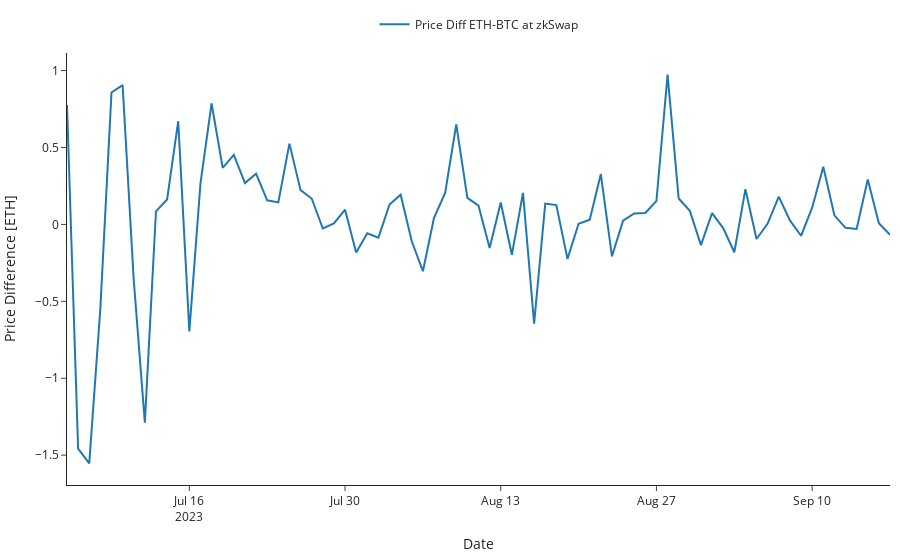

Write notebook code for a chart like this one.
### Code cell
fig = go.Figure(layout=layout)

fig.add_trace(go.Scatter(x=df_per_day['timestamp'],
                            y=df_per_day['price_diff'].astype(
                                float),
                            mode='lines',
                            name = 'Price Diff ETH-BTC at zkSwap'))

fig.update_layout(xaxis_title='Date',
                    yaxis_title='Price Difference [ETH]', showlegend=True,
                    legend=dict(xanchor='center', x=0.5, y=1.10, orientation='h'),)
#fig.write_image(f"./plots/{contract_name}_{event_name}.pdf")
fig.show()
